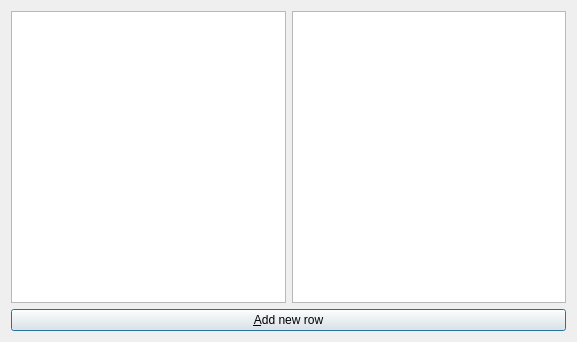
<?xml version="1.0" encoding="UTF-8"?>
<ui version="4.0">
 <class>QtDialog</class>
 <widget class="QDialog" name="QtDialog">
  <property name="geometry">
   <rect>
    <x>0</x>
    <y>0</y>
    <width>577</width>
    <height>342</height>
   </rect>
  </property>
  <property name="windowTitle">
   <string>CppQTableViewExample9</string>
  </property>
  <layout class="QGridLayout" name="gridLayout">
   <item row="0" column="0">
    <widget class="QTableView" name="table_1"/>
   </item>
   <item row="0" column="1">
    <widget class="QTableView" name="table_2"/>
   </item>
   <item row="1" column="0" colspan="2">
    <widget class="QPushButton" name="button">
     <property name="text">
      <string>&amp;Add new row</string>
     </property>
    </widget>
   </item>
  </layout>
 </widget>
 <layoutdefault spacing="6" margin="11"/>
 <tabstops>
  <tabstop>table_1</tabstop>
  <tabstop>table_2</tabstop>
  <tabstop>button</tabstop>
 </tabstops>
 <resources/>
 <connections/>
</ui>
